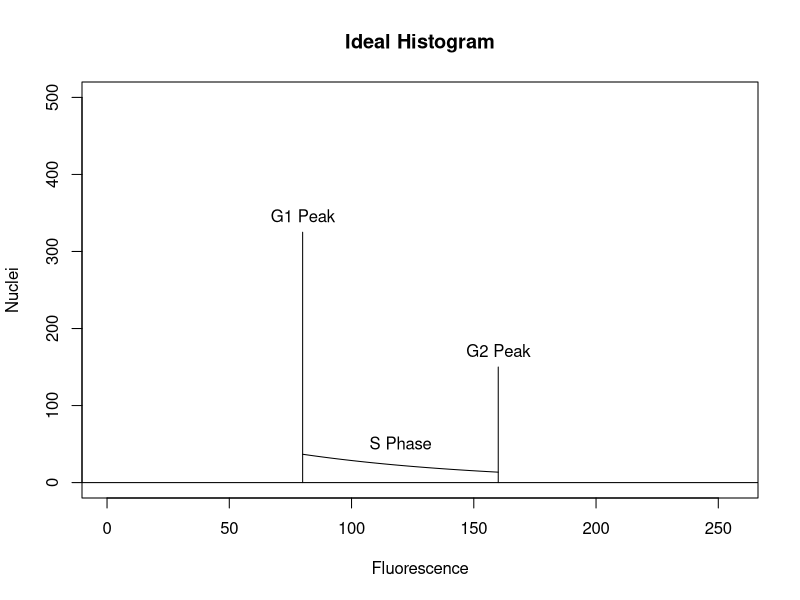
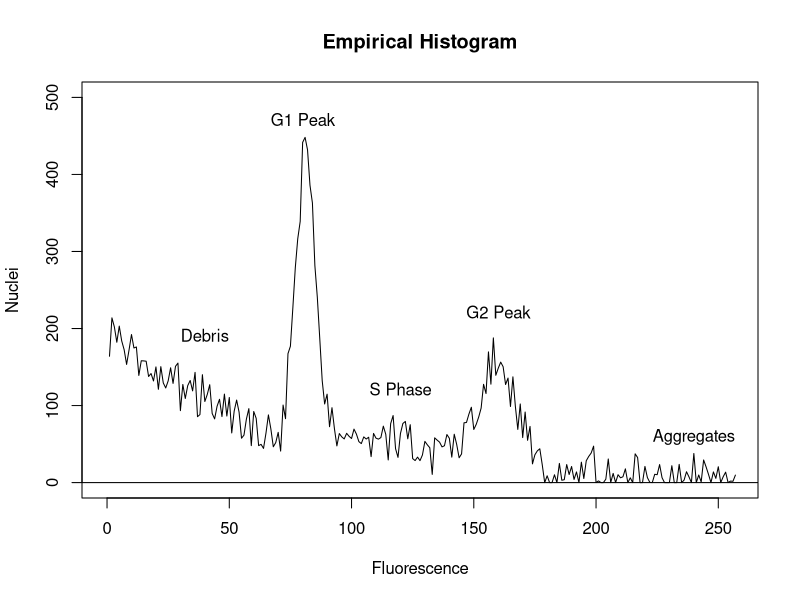

The R source for these figures, in order:
## ---- chunk 1
plot(x = 1, type = 'n', xlim = c(0, 256), ylim = c(0, 500),
     ylab = "Nuclei", xlab = "Fluorescence", main = "Ideal Histogram")
abline(h = 0)
lines(x = c(80, 80), y = c(0, 325))
lines(x = c(160, 160), y = c(0, 150))
tmpfun <- function(x) 100 * exp(-x/80)
curve(tmpfun, 80, 160, add = TRUE)
text(x = 80, y = 325, "G1 Peak", pos = 3)
text(x = 160, y = 150, "G2 Peak", pos = 3)
text(x = 120, y = 30, "S Phase", pos = 3)
## ---- chunk 2
set.seed(1234)
plot(x = 1, type = 'n', xlim = c(0, 256), ylim = c(0, 500),
     ylab = "Nuclei", xlab = "Fluorescence", main = "Empirical Histogram")
abline(h = 0)

vals <- rep(0, 256)
vals <- jitter(3500 * dnorm(0:256, mean = 80, sd = 80 * 0.05), amount = 20)
vals <- vals + jitter(200 * exp ((0:-256)/60), amount = 5)
vals <- vals +
  jitter(2500 * dnorm(0:256, mean = 160, sd = 160 * 0.05), amount = 20)
vals[80:160] <- vals[80:160] + jitter(100 * exp((-80:-160)/80),
                                      amount = 5)
vals[vals < 0] <- 0
points(vals, type = 'l')

text(x = 80, y = 450, "G1 Peak", pos = 3)
text(x = 160, y = 200, "G2 Peak", pos = 3)
text(x = 120, y = 100, "S Phase", pos = 3)
text(x = 40, y = 170, "Debris", pos = 3)
text(x = 240, y = 40, "Aggregates", pos = 3)
